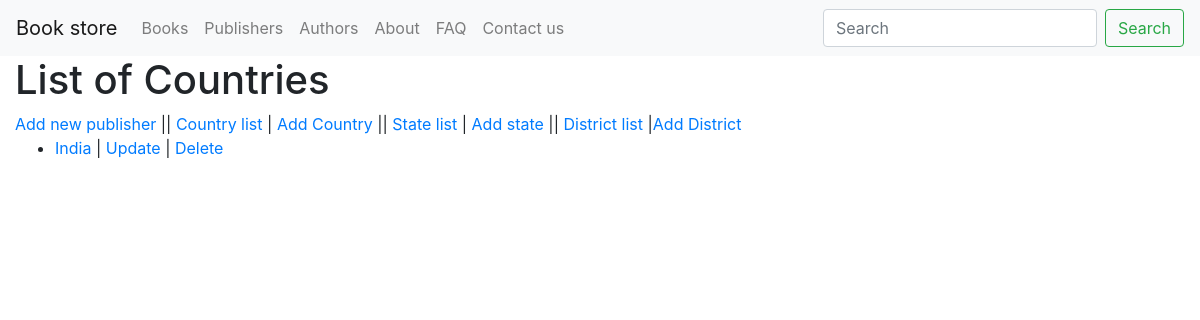
The app's page /publisher/country/all/, older data.
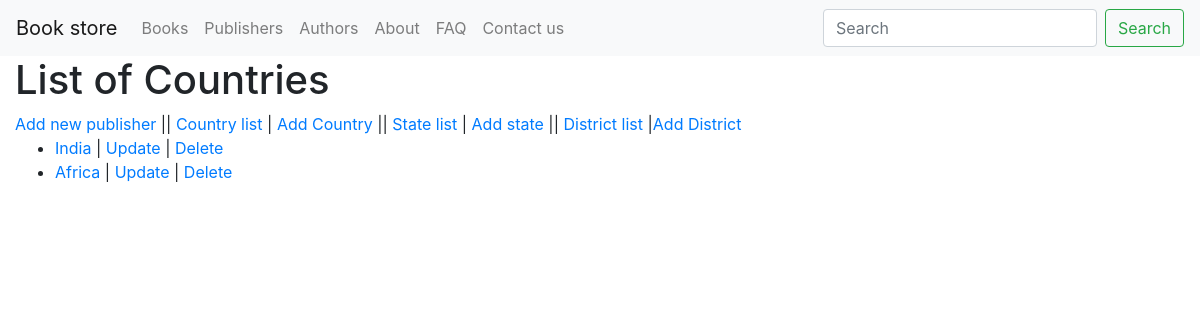
The same page, newer data.
### publisher/models.py (models this page shows, shortened)
class Country(models.Model):
    name = models.CharField(max_length = 100)
    code = models.CharField(max_length = 100, null=True, blank=True)
    phone_code = models.CharField(max_length = 100, null=True, blank=True)
    currency_code = models.CharField(max_length = 100, null=True, blank=True)
    currency_symbol = models.CharField(max_length = 100, null=True, blank=True)
    slug = AutoSlugField(unique = True, populate_from='name', db_index=True, editable = True, null=True, blank=True)
    class Meta:
        verbose_name = "Country"
        verbose_name_plural = "Countries"
    def get_absolute_url(self):
        return reverse("publisher:country_detail", args=[str(self.slug)])
    def get_update_url(self):
        return reverse("publisher:country_update", args=[str(self.slug)])

### publisher/views.py (the view)
# urls.py: path('country/all/', CountryListView.as_view(), name='country_list'),
class CountryListView(ListView):
    model = Country
    context_object_name = 'country_list'
    template_name = 'country/country_list.html'

### templates/country/country_list.html
{% extends "base.html" %}
{% block content %}
<h1>List of Countries</h1>
<a href="{% url 'publisher:publisher_create' %}">Add new publisher</a> ||
<a href="{% url 'publisher:country_list' %}">Country list</a> |  <a href="{% url 'publisher:country_create' %}">Add Country</a> ||
<a href="{% url 'publisher:state_list' %}">State list</a>  |  <a href="{% url 'publisher:state_create' %}">Add state</a> ||
<a href="{% url 'publisher:district_list' %}">District list</a> |<a href="{% url 'publisher:district_create' %}">Add District</a> <br>
    {% if country_list %}
    <ul>
      {% for country in country_list %}
      <li>
        <a href="{{ country.get_absolute_url }}">{{ country.name }}</a> | <a href="{{ country.get_update_url }}">Update</a> | <a href="{% url 'publisher:country_delete' country.slug %}">Delete</a>
      </li>
      {% endfor %}
    </ul>
    {% else %}
      <p>There are no publishers</p>
    {% endif %}
{% endblock %}

### templates/base.html (shortened to what this page needs)
<!doctype html>
<html lang="en">
  <head>
    <link rel="stylesheet" href="https://stackpath.bootstrapcdn.com/bootstrap/4.5.2/css/bootstrap.min.css">
  </head>
  <body>
{% include 'navbar.html' %}
    <div class='container-fluid'>
{% block content %}{% endblock content %}
    </div>
  </body>
</html>

### templates/navbar.html (shortened to what this page needs)
<nav class="navbar navbar-expand-lg navbar-light bg-light">
  <a class="navbar-brand" href="{% url 'home' %}">Book store</a>
  <div class="collapse navbar-collapse" id="navbarSupportedContent">
    <ul class="navbar-nav mr-auto">
      <li class="nav-item">
        <a class="nav-link" href="{% url 'book:book_list' %}">Books</a>
      </li>
      <li class="nav-item">
        <a class="nav-link" href="{% url 'publisher:publisher_list' %}">Publishers</a>
      </li>
      <li class="nav-item">
        <a class="nav-link" href="{% url 'author:author_list' %}">Authors</a>
      </li>
            <li class="nav-item">
        <a class="nav-link" href="{% url 'about' %}">About</a>
      </li>
            <li class="nav-item">
        <a class="nav-link" href="{% url 'faq' %}">FAQ</a>
      </li>
            <li class="nav-item">
        <a class="nav-link" href="{% url 'contact_us' %}">Contact us</a>
      </li>
    </ul>
    <form class="form-inline my-2 my-lg-0" action='/search/'>
      <input class="form-control mr-sm-2" type="search" name='q' placeholder="Search" aria-label="Search">
      <button class="btn btn-outline-success my-2 my-sm-0" type="submit">Search</button>
    </form>
  </div>
</nav>

Row changes from the older to the newer data that the page shows:
added Country: name "Africa"
